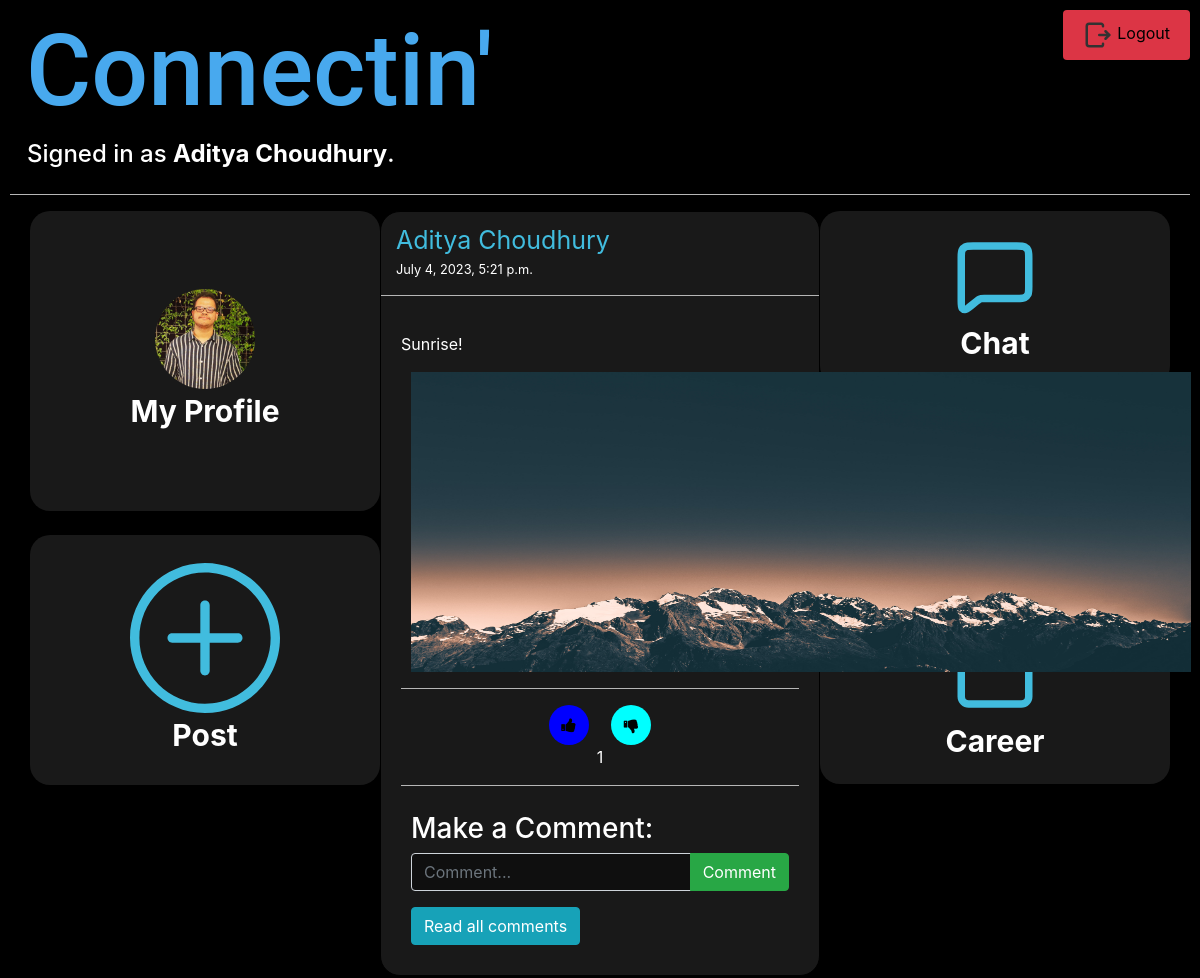
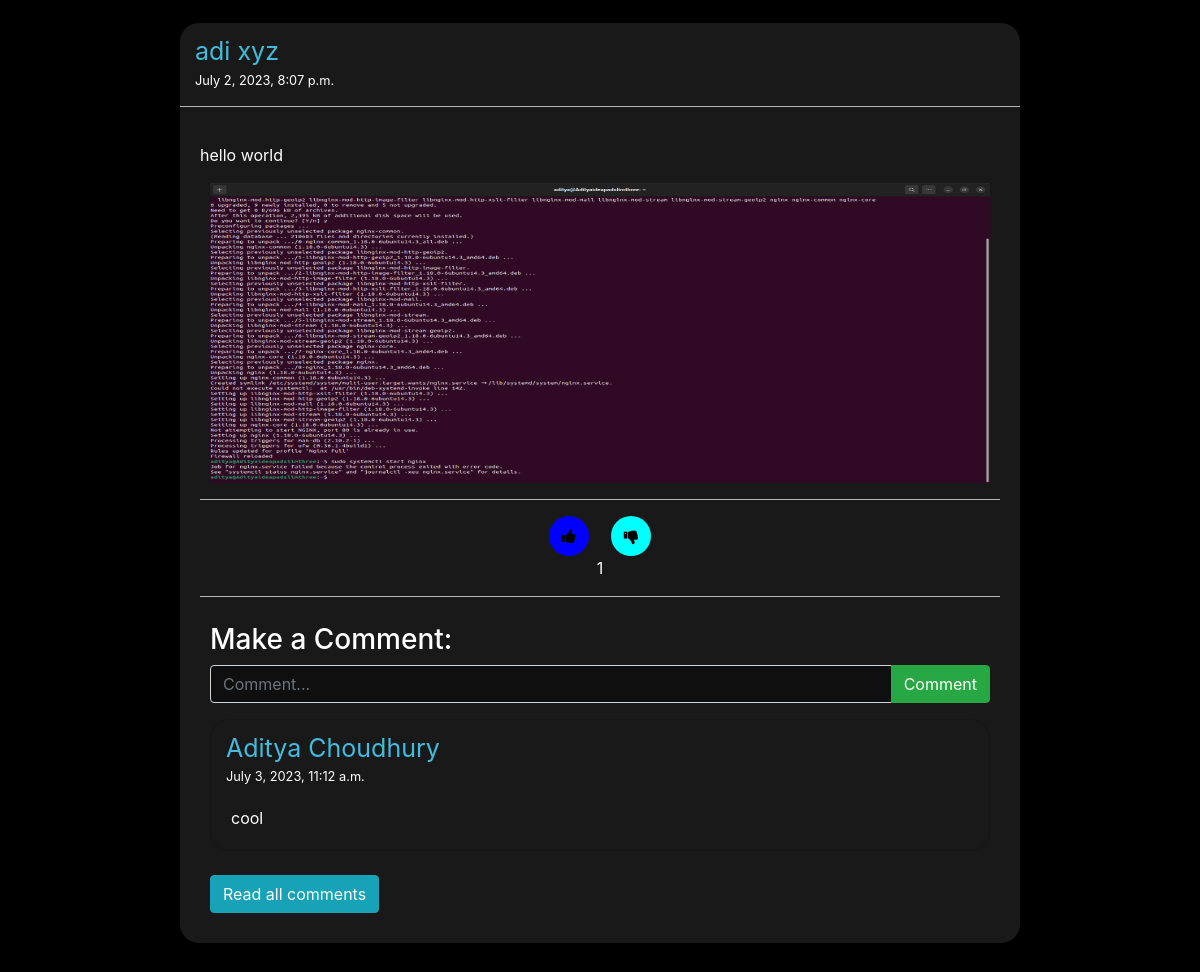
Screenshot of / (signed in) with the database file from the repository (2 pictures, top to bottom).
### lprofile/models.py (models this page shows, shortened)
class profile1(models.Model):
    profowner=models.ForeignKey(User,on_delete=models.CASCADE,blank=True,null=True,related_name="profowner")
    role=models.CharField(max_length=10,default='Neither')
    profimg=models.ImageField(null=True,blank=True,upload_to="media/profimages")
    cv=models.FileField(null=True,blank=True,upload_to="media/cvfiles")
    about=models.CharField(max_length=300,blank=True)
    follower=models.ManyToManyField(User,related_name="follower",blank=True)
    followers=models.ManyToManyField(User,related_name="followers",blank=True)
    connections=models.ManyToManyField(User,related_name="connections",blank=True)
    requests=models.ManyToManyField(User,related_name="requests",blank=True)

class posts(models.Model):
    owner=models.ForeignKey(User,on_delete=models.CASCADE,blank=True,null=True,related_name="user")
    desc=models.CharField(max_length=1000)
    time=models.DateTimeField(auto_now_add=True)
    likes=models.ManyToManyField(User,related_name='likes')
    dislikes=models.ManyToManyField(User,related_name='dislikes')
    postimg=models.ImageField(null=True,blank=True,upload_to="media/postimages")
    def number_of_likes(self):
        return self.likes.count()
    def post_comms(self):
        return comments.objects.filter(c_post=self).first()

class comments(models.Model):
    comment_owner=models.ForeignKey(User,on_delete=models.CASCADE,blank=True,related_name='c_owner')
    c_post=models.ForeignKey(posts,on_delete=models.CASCADE,blank=True,null=True,related_name='c_post')
    time=models.DateTimeField(auto_now_add=True)
    message=models.CharField(max_length=300)

### lprofile/views.py (the view)
# urls.py: path("",views.index,name="index"),
def index(request):
    posts2=posts.objects.all().order_by('-time')
    if request.user.is_authenticated:
        try:
            myprof=profile1.objects.get(profowner=request.user)
        except ObjectDoesNotExist:
            profile1(profowner=request.user).save()
        myprof=profile1.objects.get(profowner=request.user)
        return render(request,'lprofile/index.html',{
            'posts1':posts2,
            'myprof':myprof
        })
    else:
        return render(request,'lprofile/index.html',{
            'posts1':posts2,
        })

### lprofile/templates/lprofile/index.html (shortened to what this page needs)
{% extends "lprofile/layout.html" %}
{% block body %}
    {% if user.is_authenticated %}
    <div style="float: left;padding-left: 20px;">
    <a href="{% url 'profile1' uname=request.user %}">
        <button id="profilebutton" style="border: black;color: white;width: 350px; height: 300px;border-radius: 20px;background-color: rgb(25,25,25);">
            {% if myprof.profimg %}
            <img style="width: 100px; height: 100px;border-radius: 100px;" src="{{ myprof.profimg.url }}" alt="profpic">
            {% endif %}
            <br>
            <strong style="font-size: 30px;">My Profile</strong>
        </button>
    </a>
    <br><br>
    <a href="{% url 'create' %}">
        <button style="border: black;color: white;width: 350px; height: 250px;border-radius: 20px;background-color: rgb(25,25,25);">
            <br>
            <strong style="font-size: 30px;">Post</strong>
        </button>
    </a>
    </div>
    <div style="float: right; padding-right: 20px;">
    <a href="{% url 'chat' %}">
        <button style="border: black;border-radius: 20px;background-color: rgb(25,25,25);width:350px; height: 175px" class="chatbutton">
            <br>
            <strong style="font-size: 30px;color: white;">Chat</strong>
        </button>
    </a>
    <br><br>
    <a href="{% url 'addc' %}">
        <button style="border: black;border-radius: 20px;background-color: rgb(25,25,25);width:350px; height: 175px">
            <br>
            <strong style="font-size: 30px;color: white;">People</strong>
        </button>
    </a><br><br>
    <a href="{% url 'job' %}">
        <button style="border: black;border-radius: 20px;background-color: rgb(25,25,25);width:350px; height: 175px">
            <br>
            <strong style="font-size: 30px;color: white;">Career</strong>
        </button>
    </a>
    </div>
    {% for i in posts1 %}
        <div class="row justify-content-center">
            <div class="card" style=" border: 1px solid #000; width: 842px;">
                <a href="{% url 'profile1' uname=i.owner %}" style="padding-left: 15px;padding-top: 10px;font-size: 25px;">{{ i.owner.first_name }} {{ i.owner.last_name }}</a>
                <small style="padding-left: 15px">{{ i.time }}</small><hr>
                <div class="card-body">
                    <p class="card-text">{{ i.desc }}</p>
                    {% if i.postimg %}
                    <img src="{{ i.postimg.url }}" style="height: 300px; width: 800px;padding-left: 10px;padding-right: 10px;" alt="post_picture">
                    {% endif %}
                    <br>
                    <hr>
                    <div style="text-align: center">
                        {% if request.user not in i.likes.all %}
                        {% if request.user not in i.dislikes.all %}
                            <div style="display: inline-block;vertical-align: middle">
                                <button type="submit" onclick="like(`{{i.id}}`)" id="{{i.id}}" class="fa fa-thumbs-up" style="border-radius: 20px;width: 40px;height: 40px;background-color: cyan;border: rgb(25,25,25)"></button>
                            </div>
                            &nbsp;&nbsp;&nbsp;
                            <div style="display: inline-block;vertical-align: middle">
                                <button type="submit" onclick="dislike(`{{i.id}}`)" id="dis{{i.id}}" class="fa fa-thumbs-down" style="border-radius: 20px;width: 40px;height: 40px;background-color: cyan;border: rgb(25,25,25)"></button>
                            </div>
                        {% else %}
                            <div style="display: inline-block;vertical-align: middle">
                                <button type="submit" onclick="like(`{{i.id}}`)" id="{{i.id}}" class="fa fa-thumbs-up" style="border-radius: 20px;width: 40px;height: 40px;background-color: cyan;border: rgb(25,25,25)"></button>
                            </div>
                            &nbsp;&nbsp;&nbsp;
                            <div style="display: inline-block;vertical-align: middle">
                                <button type="submit" onclick="dislike(`{{i.id}}`)" id="dis{{i.id}}" class="fa fa-thumbs-down" style="border-radius: 20px;width: 40px;height: 40px;background-color: blue;border: rgb(25,25,25)"></button>
                            </div>
                        {% endif %}
                        {% else %}
                        <div style="display: inline-block;vertical-align: middle">
                            <button type="submit" onclick="like(`{{i.id}}`)" id="{{i.id}}" class="fa fa-thumbs-up" style="border-radius: 20px;width: 40px;height: 40px;background-color: blue;border: rgb(25,25,25)"></button>
                        </div>
                        <div style="display: inline-block;vertical-align: middle">
                            <button type="submit" onclick="dislike(`{{i.id}}`)" id="dis{{i.id}}" class="fa fa-thumbs-down" style="border-radius: 20px;width: 40px;height: 40px;background-color: cyan;border: rgb(25,25,25)"></button>
                        </div>
                        {% endif %}
                        <p style="text-align: center;" id="likecount{{i.id}}">{{ i.number_of_likes }}</p>
                    <hr>
                    </div>
                    <div style="padding: 10px;">
                    <form action="{% url 'comments' i.id %}" method="POST">
                        <h3>Make a Comment:</h3>
                        <div class="input-group mb-3">
                            <input style="background-color: rgb(15,15,15);color: white;" type="text" class="form-control" name="message" placeholder="Comment..." aria-describedby="basic-addon2">
                            <div class="input-group-append">
                                <button class="btn btn-success" type="submit">Comment</button>
                            </div>
                        </div>
                    </form>
                    {% if i.post_comms %}
                    <div class="card">
                        <a href="{% url 'profile1' uname=i.post_comms.comment_owner %}" style="padding-left: 15px;padding-top: 10px;font-size: 25px;">{{ i.post_comms.comment_owner.first_name }} {{ i.post_comms.comment_owner.last_name }}</a>
                        <small style="padding-left: 15px;">{{ i.post_comms.time }}</small>
                        <div class="card-body">
                            <p class="card-text">{{ i.post_comms.message }}</p>
                        </div>
                    </div>
                    <br>
                    {% endif %}
                    <div>
                        <a href="{% url 'comments' i.id %}">
                            <button class="btn btn-info">
                                Read all comments
                            </button>
                        </a>
                    </div>
                    </div>
                </div>
            </div>
        </div>
        <br>
    {% endfor %}
    {% else %}
        <h1 style="text-align: center">Welcome!</h1>
    {% endif %}
{% endblock%}

### lprofile/templates/lprofile/layout.html (shortened to what this page needs)
{% load static %}
<!DOCTYPE html>
<html>
    <head>
        <link rel="stylesheet" href="https://stackpath.bootstrapcdn.com/bootstrap/4.4.1/css/bootstrap.min.css">
        <link rel="stylesheet" href="https://cdnjs.cloudflare.com/ajax/libs/font-awesome/4.7.0/css/font-awesome.min.css">
        <link href="{% static 'lprofile/styles.css' %}" rel="stylesheet">
    </head>
    <body>
        <div style="float: left;">
        <a href="{% url 'index' %}">
            <button style="background-color: black;border: black;">
                <h1 style="padding-left: 10px;font-size: 100px; color:rgb(72, 169, 238); font-family: roboto;">
                    Connectin'
                </h1>
            </button>
        </a>
        <h4 style="padding-left: 17px;">
            {% if user.is_authenticated %}
                Signed in as <strong>{{ user.first_name }} {{ user.last_name }}</strong>.
            {% else %}
                Not signed in.
            {% endif %}
        </h4>
        </div>
        {% if user.is_authenticated %}
            <a href="{% url 'logout' %}" style="padding-top: 20px; padding-right: 20px;">
                <button class="btn btn-danger" style="float: right;color: black;">
                    Logout
                </button>
            </a>
            <br><br><br><br><br><br><br>
            <hr>
        {% endif %}
        {% block body %}
        {% endblock %}
    </body>
</html>

### lprofile/static/lprofile/styles.css (style rules this page uses)
.card { background-color: rgb(25, 25, 25); border-radius: 20px; }
body { padding: 10px; background-color: black; color: white; }
a { color: rgb(65, 188, 222); }
hr { background-color: rgb(203, 203, 203); }
.btn-danger { background-color: #dc3545; color: #ffffff; padding: 10px 20px; font-size: 16px; border: none; border-radius: 4px; cursor: pointer; }

### rows the page displays
profile1: profimg (picture)
posts: owner.first_name "Aditya", owner.last_name "Choudhury", time "July 4, 2023, 5:21 p.m.", desc "Sunrise!", postimg (picture), number_of_likes "1"
posts: owner.first_name "adi", owner.last_name "xyz", time "July 2, 2023, 8:07 p.m.", desc "hello world", postimg (picture), number_of_likes "1", post_comms.comment_owner.first_name "Aditya", post_comms.comment_owner.last_name "Choudhury", post_comms.time "July 3, 2023, 11:12 a.m.", post_comms.message "cool"

### other values shown
{{ user.first_name }} "Aditya"
{{ user.last_name }} "Choudhury"
